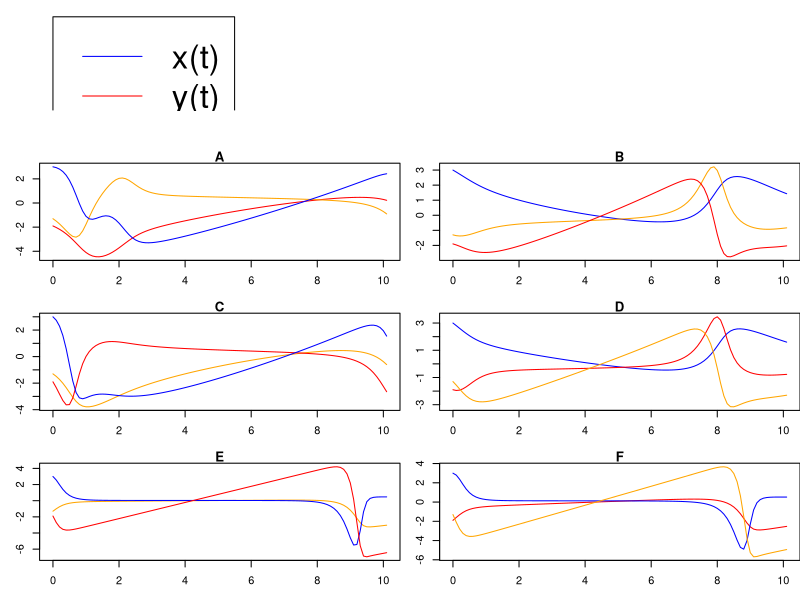
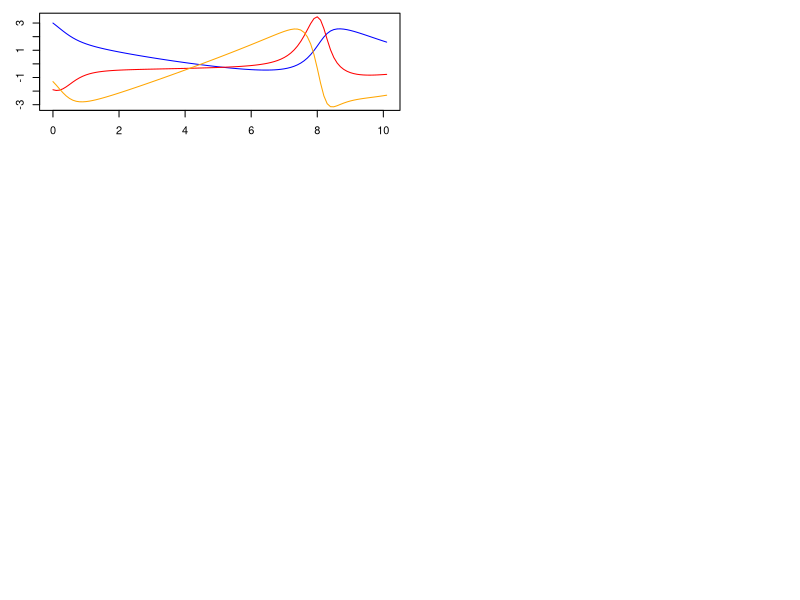

Reproduce these figures in R, in order.
## ---- chunk 1
ords = list(c(1,2,3),
            c(1,3,2),
            c(2,1,3),
            c(2,3,1),
            c(3,1,2),
            c(3,2,1))
ord = sample(1:6)
ord2 = ords[ord]
xx = list()
yy = list()
zz = list()
tt = list()
col = list()
dt = 0.1
while(T){
  allgood = T
  x0s = sample(seq(-3,3,0.1),3)
  indy = 0
  for(o in ord){
    indy = indy+1
    x0 = x0s[ords[[o]][1]]
    y0 = x0s[ords[[o]][2]]
    z0 = x0s[ords[[o]][3]]
    x = c(x0)
    y = c(y0)
    z = c(z0)
    t = c(0)
    for(i in 1:101){
      dx = y[i]*dt
      dy = (-x[i]+y[i]*z[i])*dt
      dz = (1-y[i]^2)*dt
      x = c(x,x[i]+dx)
      y = c(y,y[i]+dy)
      z = c(z,z[i]+dz)
      t = c(t,t[i]+dt)
      if(abs(x[i+1])>20 || abs(y[i+1])>20 || abs(z[i+1])>20){
        allgood = F
        break
      }
    }
    if(allgood){
      xx[[indy]] = x
      yy[[indy]] = y
      zz[[indy]] = z
      tt[[indy]] = t
      col[[indy]] = c("","","")
      col[[indy]][x0s[1] == c(x0,y0,z0)] = "blue"
      col[[indy]][x0s[2] == c(x0,y0,z0)] = "red"
      col[[indy]][x0s[3] == c(x0,y0,z0)] = "orange"
    } else {
      break
    }
  }
  if(allgood){break}
}
x0 = x0s[1]
y0 = x0s[2]
z0 = x0s[3]
sol = paste0(1*(ord==1),collapse="")
best = c("A","B","C","D","E","F")[ord==1]
## ---- chunk 2
par(mfrow=c(4,2),mar=c(3,3,1,0))
plot(0,0,type="n",xlim=c(-1,1),ylim=c(-1,1),axes=F,ann=F)
legend(-1,1,c("x(t)","y(t)","z(t)"),col=c("blue","red","orange"),lwd=c(1,1,1),cex=3)
plot(0,0,type="n",xlim=c(-1,1),ylim=c(-1,1),axes=F,ann=F)
lets = c("A","B","C","D","E","F")
for(i in 1:6){
  x = xx[[i]]
  y = yy[[i]]
  z = zz[[i]]
  t = tt[[i]]
  minmin = min(c(x,y,z))
  maxmax = max(c(x,y,z))
  plot(t,x,type="l",ylim=c(minmin,maxmax),col=col[[i]][1],main=lets[i])
  lines(t,y,col=col[[i]][2])
  lines(t,z,col=col[[i]][3])
}
## ---- chunk 3
theone = sum((1:6)[1==ord])
x = xx[[theone]]
y = yy[[theone]]
z = zz[[theone]]
t = tt[[theone]]
minmin = min(c(x,y,z))
maxmax = max(c(x,y,z))
plot(t,x,type="l",col="blue",ylim=c(minmin,maxmax),ylab=c("x, y, z"))
lines(t,y,type="l",col="red")
lines(t,z,type="l",col="orange")
